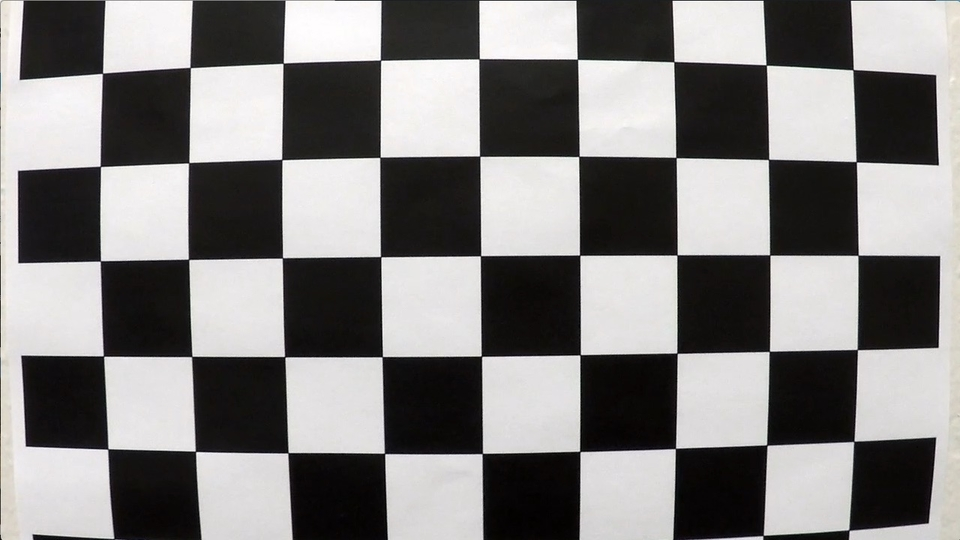
#> input picture camera_cal/calibration1.jpg, 960 x 540 px; its folder holds 5 pictures in this run
$ jupyter execute --allow-errors Advanced-lane-lines.ipynb   (shell and % lines are left out)   (older library calls are emulated)
#> lines starting #> are read from the running program, lines starting #| are printed output that depends on the picture; after the words box and inside, x2 and y2 are one past the last pixel; in counts of white or black regions, pixels touching at a corner belong together
# Advanced Lane Line Findings

Note: All the process to detect lane lines in test video is executed in `process_image` function in `Defining image processing method` section.

## Camera Calibration

[cell 1]
import numpy as np
import cv2
import matplotlib.pyplot as plt
import matplotlib.image as mpimg
import glob

[cell 2]
def cal_undistort(img, objpoints, imgpoints):
    gray = cv2.cvtColor(img, cv2.COLOR_BGR2GRAY)
    ret, mtx, dist, rvecs, tvecs = cv2.calibrateCamera(objpoints, imgpoints, gray.shape[::-1], None,None)
    undist = cv2.undistort(img, mtx, dist, None, mtx)
    return undist, mtx, dist

def collect_callibration_points():
    objpoints = []
    imgpoints = []

    images = glob.glob('./camera_cal/calibration*.jpg')
    objp = np.zeros((6*9,3), np.float32)
    objp[:,:2] = np.mgrid[0:9,0:6].T.reshape(-1, 2)

    for fname in images:
        img = mpimg.imread(fname)
#> img is the input picture: shape (540, 960, 3); mean R, G, B 130.1, 128.4, 127.8

        gray = cv2.cvtColor(img, cv2.COLOR_BGR2GRAY)
        ret, corners = cv2.findChessboardCorners(gray, (9, 6), None)
#> ret = False; corners = None

        if ret == True:
            imgpoints.append(corners)
            objpoints.append(objp)

    return imgpoints, objpoints

def compare_images(image1, image2, image1_exp="Image 1", image2_exp="Image 2"):
    f, (ax1, ax2) = plt.subplots(1, 2, figsize=(24, 9))
    f.tight_layout()
    ax1.imshow(image1)
    ax1.set_title(image1_exp, fontsize=50)
    ax2.imshow(image2)
    ax2.set_title(image2_exp, fontsize=50)
    plt.subplots_adjust(left=0., right=1, top=0.9, bottom=0.)


imgpoints, objpoints = collect_callibration_points()
img = mpimg.imread('./camera_cal/calibration3.jpg')
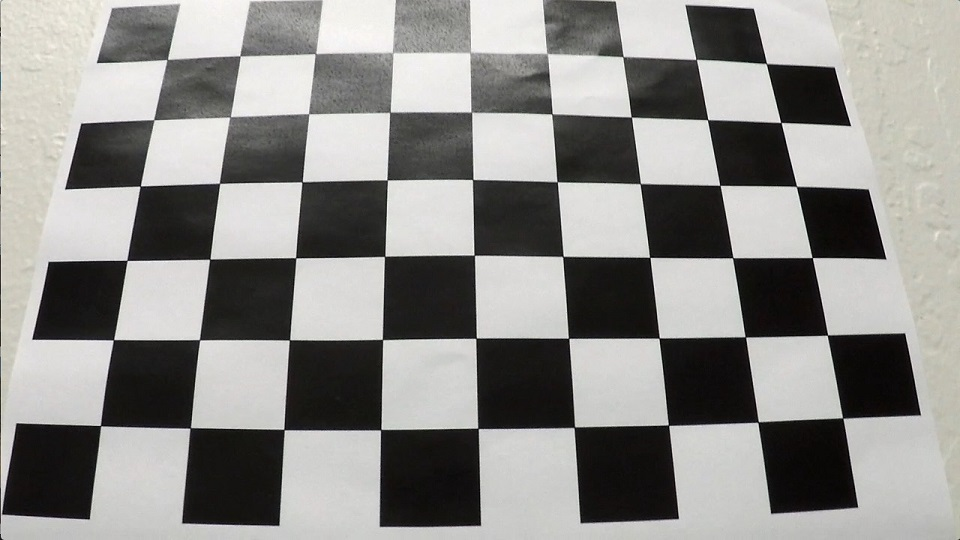
#> input picture camera_cal/calibration3.jpg, 960 x 540 px
#> img is the input picture: shape (540, 960, 3); mean R, G, B 141.5, 140.6, 137.8
undistorted, mtx, dist_coefficients = cal_undistort(img, objpoints, imgpoints)
#compare_images(img, undistorted, "Original Image", "Undistorted Image")

image_path = './test_images/straight_lines1_1.jpg'
image = mpimg.imread(image_path)
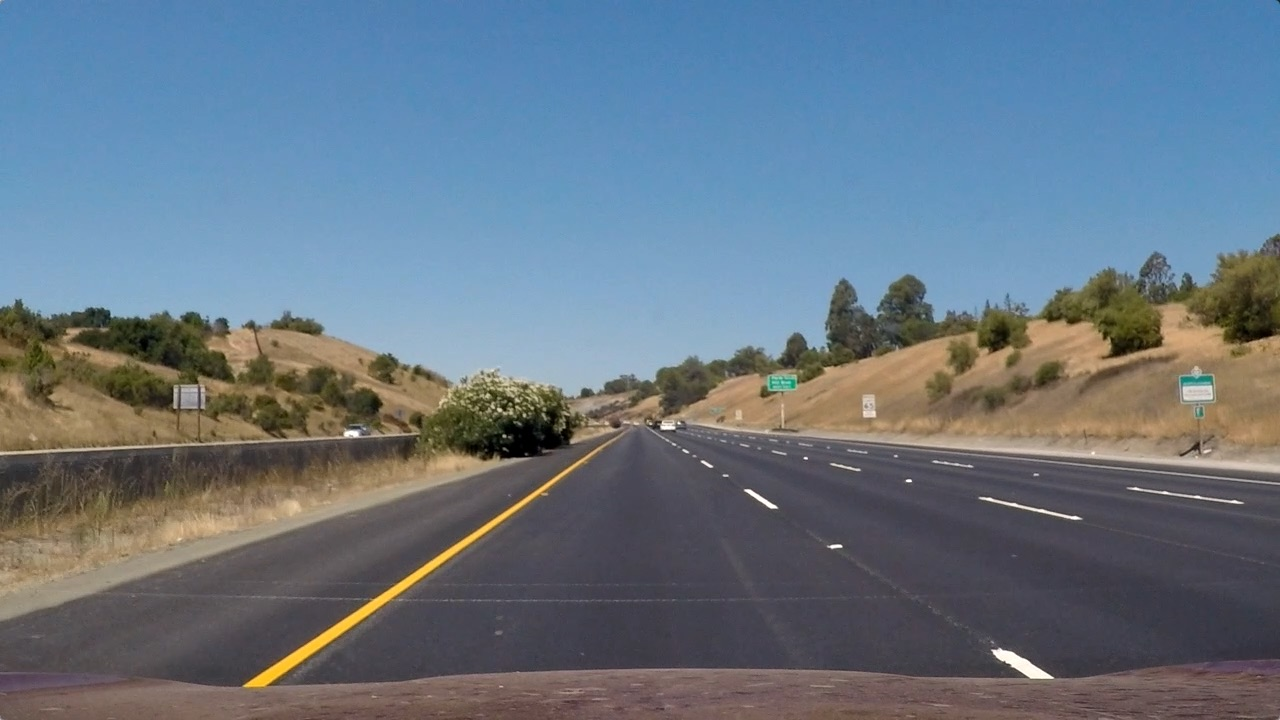
#> input picture test_images/straight_lines1_1.jpg, 1280 x 720 px
#> image is the input picture: shape (720, 1280, 3); mean R, G, B 103.2, 117.7, 131.2
image, mtx, dist_coefficients = cal_undistort(image, objpoints, imgpoints)

## Gradient Thresholds

[cell 3]
def abs_sobel_thresh(image, orient='x', sobel_kernel=3, thresh=(0, 255)):
#> called with orient = 'x', sobel_kernel = 3, thresh = (20, 100)
    gray = cv2.cvtColor(image, cv2.COLOR_RGB2GRAY)
    isX = True if orient == 'x' else False
    sobel = cv2.Sobel(gray, cv2.CV_64F, isX, not isX)
    abs_sobel = np.absolute(sobel)
    scaled_sobel = np.uint8(255*abs_sobel/np.max(abs_sobel))
    grad_binary = np.zeros_like(scaled_sobel)
    grad_binary[(scaled_sobel >= thresh[0]) & (scaled_sobel <= thresh[1])] = 1

    return grad_binary

# [22 lines left out: functions mag_thresh, dir_threshold, not called in this run]

def apply_thresholds(image, ksize=3):
    gradx = abs_sobel_thresh(image, orient='x', sobel_kernel=ksize, thresh=(20, 100))
    grady = abs_sobel_thresh(image, orient='y', sobel_kernel=ksize, thresh=(20, 100))
    mag_binary = mag_thresh(image, sobel_kernel=ksize, mag_thresh=(30, 100))
    dir_binary = dir_threshold(image, sobel_kernel=ksize, thresh=(0.7, 1.3))

    combined = np.zeros_like(dir_binary)
    combined[((gradx == 1) & (grady == 1)) | ((mag_binary == 1) & (dir_binary == 1))] = 1

    return combined

#> (the rest of this cell did not finish here and is left out)

## Color Threshold

[cell 4]
def apply_color_threshold(image):
    hls = cv2.cvtColor(image, cv2.COLOR_RGB2HLS)
#> hls: shape (720, 1280, 3); mean of channels 0, 1, 2 89.2, 118.2, 66.7
    s_channel = hls[:,:,2]
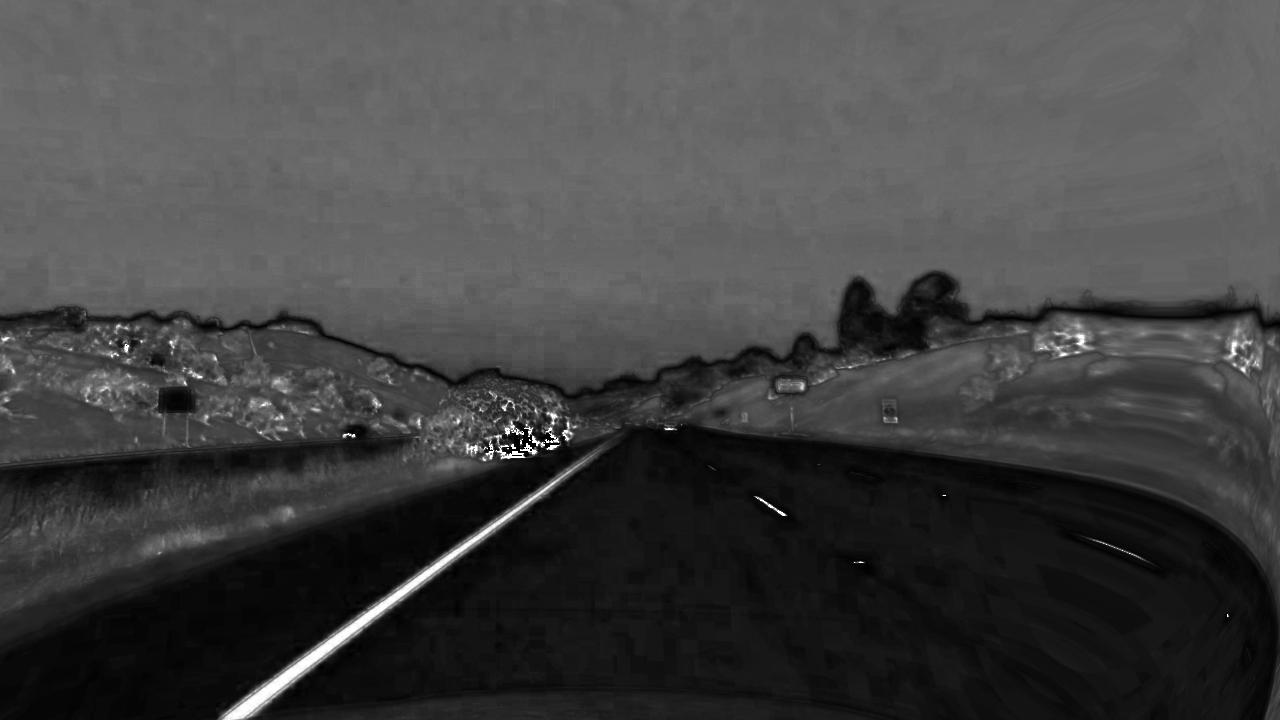
#> s_channel: shape (720, 1280); min 0, max 255, mean 66.7
    s_thresh_min = 170
    s_thresh_max = 255
    s_binary = np.zeros_like(s_channel)
    s_binary[(s_channel >= s_thresh_min) & (s_channel <= s_thresh_max)] = 1

    return s_binary


s_binary = apply_color_threshold(image)
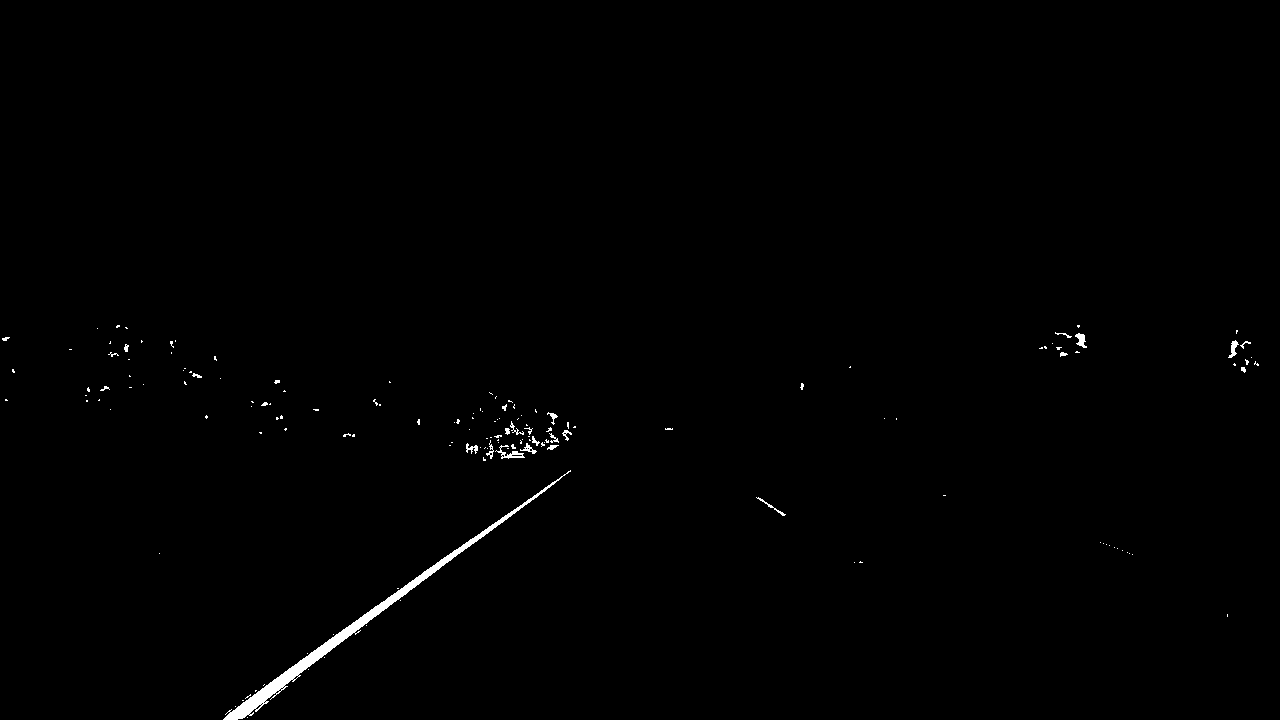
#> s_binary: shape (720, 1280); values 0 (black) and 1 (white), 0.53% white; 155 white regions (129 under 20 px), largest, box (x1, y1, x2, y2) and area: (223, 470, 571, 720) 3168, (495, 445, 525, 459) 138, (1075, 333, 1087, 348) 100
compare_images(image, s_binary, "Original Image", "Color Threshold")

## Combine Color and Gradient

[cell 5]
# [5 lines left out: function combine_threshold, not called in this run]


#> (the rest of this cell did not finish here and is left out)

## Perspective Transform

[cell 6]
def warp(img):
    img_size = (img.shape[1], img.shape[0])
#> img_size = (1280, 720)

    src = np.float32(
        [[685, 450],
          [1090, 710],
          [220, 710],
          [595, 450]])

    dst = np.float32(
        [[900, 0],
          [900, 710],
          [250, 710],
          [250, 0]])

    M = cv2.getPerspectiveTransform(src, dst)
    Minv = cv2.getPerspectiveTransform(dst, src)

    binary_warped = cv2.warpPerspective(img, M, img_size, flags=cv2.INTER_LINEAR)
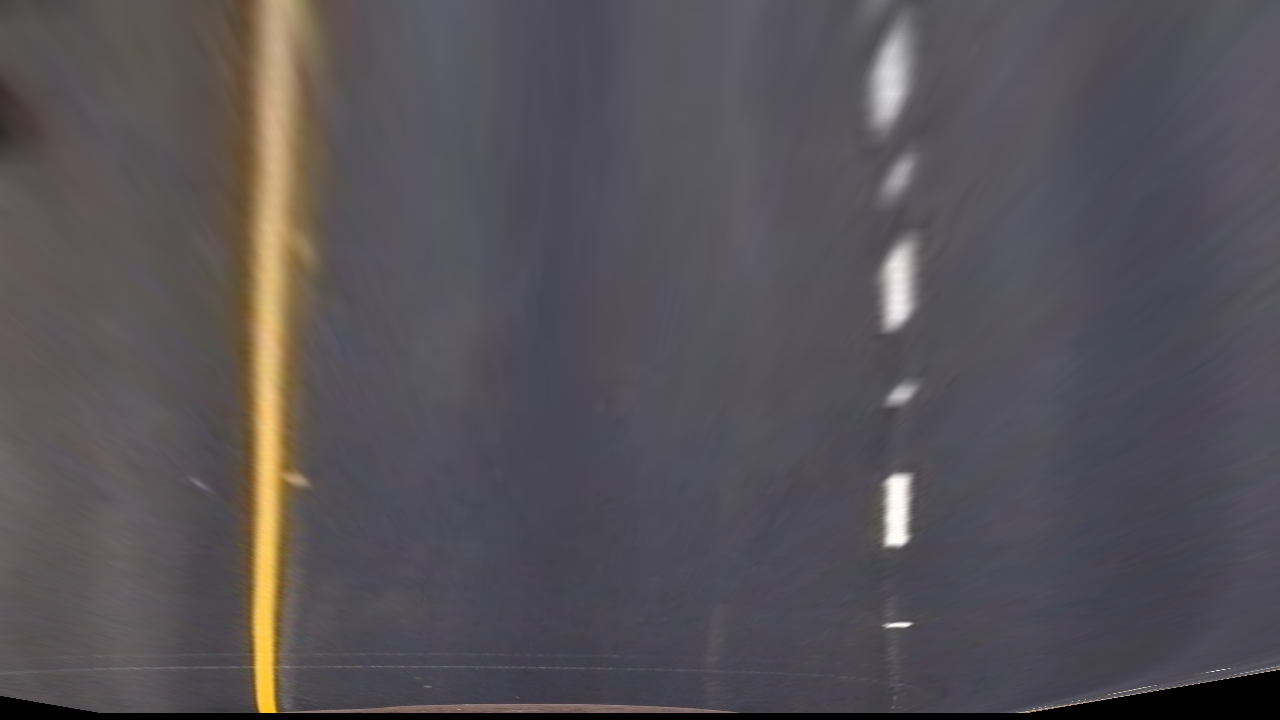
#> binary_warped: shape (720, 1280, 3); mean R, G, B 86.2, 81.8, 86.9

    return binary_warped, Minv

def compare_plotted_images(image1, image2, image1_exp="Image 1", image2_exp="Image 2"):
    f, (ax1, ax2) = plt.subplots(1, 2, figsize=(24, 9))
    f.tight_layout()
    ax1.imshow(image1)
    ax1.plot([685, 1090], [450, 710], color='r', linewidth="5")
    ax1.plot([1090, 220], [710, 710], color='r', linewidth="5")
    ax1.plot([220, 595], [710, 450], color='r', linewidth="5")
    ax1.plot([595, 685], [450, 450], color='r', linewidth="5")
    ax1.set_title(image1_exp, fontsize=50)
    ax2.imshow(image2)
    ax2.plot([900, 900], [0, 710], color='r', linewidth="5")
    ax2.plot([900, 250], [710, 710], color='r', linewidth="5")
    ax2.plot([250, 250], [710, 0], color='r', linewidth="5")
    ax2.plot([250, 900], [0, 0], color='r', linewidth="5")
    ax2.set_title(image2_exp, fontsize=50)
    plt.subplots_adjust(left=0., right=1, top=0.9, bottom=0.)


warped, Minv = warp(image)
compare_plotted_images(image, warped, "Original Image", "Warped Image")
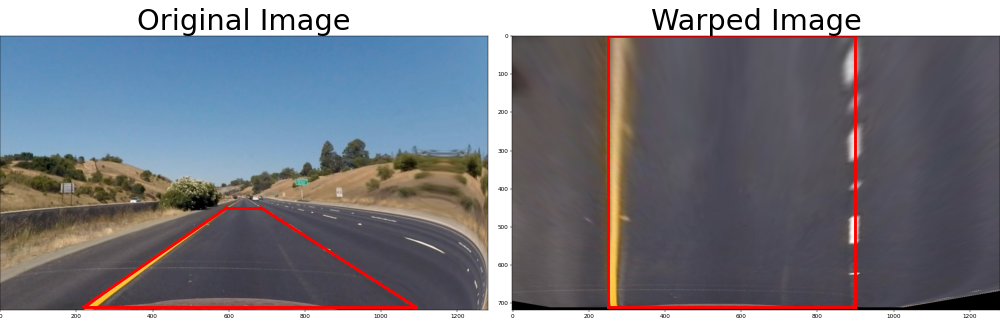
#> figure drawn by matplotlib, 2 panels
